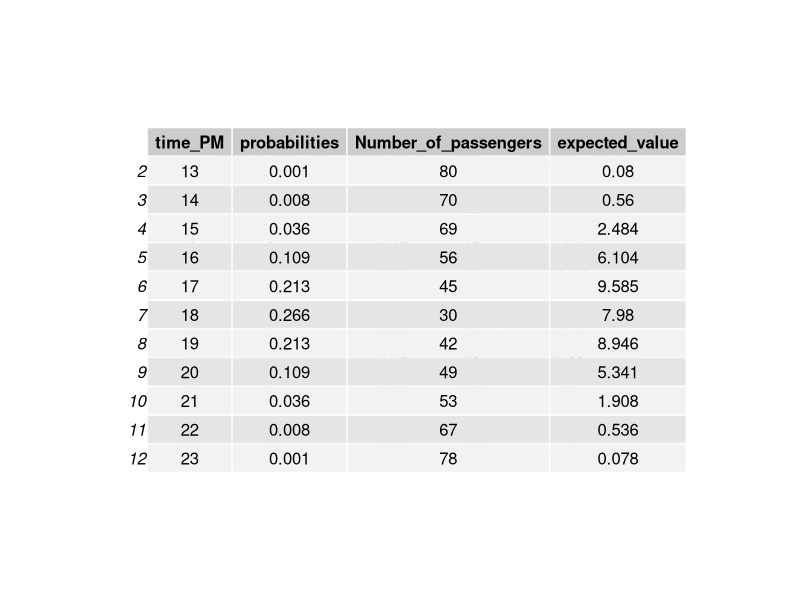
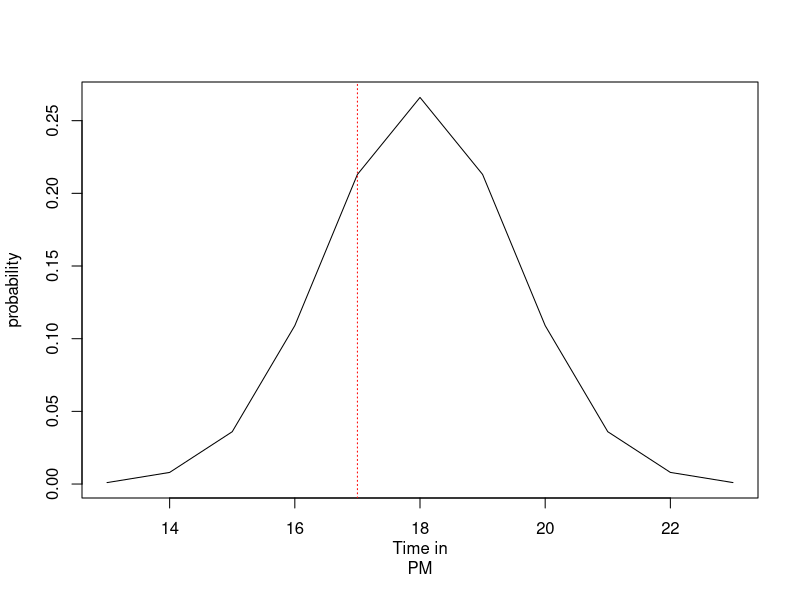

Source code (R) for these figures, in order:
## ---- chunk 1
library(gridExtra)
Conversion_rate <- 1:10
probability <- c(.2,.1,.15,.24,.09,.07,.06,.06,0.02,.01)
profit <- c(23,65,76,77,84,90,98,100,105,200)

expected_value <- (probability * profit)


d <- data.frame(Conversion_rate,probability,profit,expected_value)
grid.table(d)
print(paste("mean is",mean(d$expected_value)))
print(paste("variance is",var(d$expected_value)))
print(paste("standard dev is",sd(d$expected_value)))
print(paste("lower limit is", mean(d$expected_value) - sd(d$expected_value)))
print(paste("upper limit is", mean(d$expected_value) + sd(d$expected_value)))
## ---- chunk 2
time_PM <- seq(12,24,by=1)
probabilities <- c(0.000, 0.001, 0.008, 0.036 ,0.109, 0.213 ,0.266, 0.213
,0.109, 0.036, 0.008, 0.001,0.00)
Number_of_passengers <- c(00,80,70,69,56,45,30,42,49,53,67,78,00)
expected_value <- probabilities * Number_of_passengers
tab <- grid.table
join <- data.frame(time_PM,probabilities,Number_of_passengers,expected_value)
join <- join[-1,]
join <- join[-12,]
tab <- grid.table(join)
print(paste("total expected value",sum(join$expected_value)))
plot(join$time_PM,join$probabilities,type="l",xlab="Time in
PM",ylab="probability")
abline(v=17, col="red", lty=3)
prob <- sum(join$probabilities[which(time_PM< 17)])
print(paste("probability that a flight will take off before 5PM or 17hr is:",
round(prob,3)))
print(paste("mean is",mean(join$expected_value)))
print(paste("standard deviation is:",sd(join$expected_value)))
